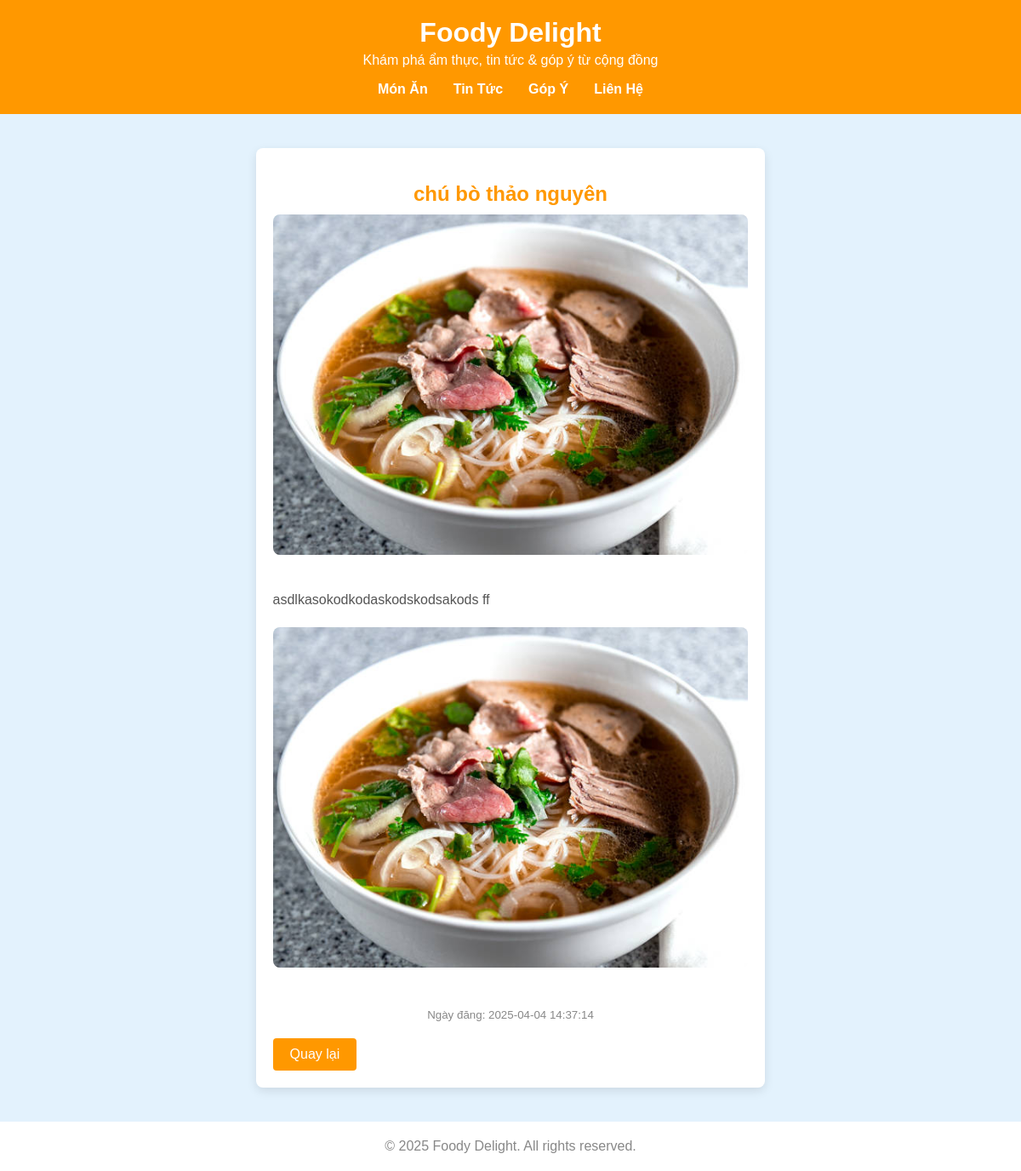
The page /ChiTietTinTuc.php?id=2 on the database its author committed.
### tables this page shows
CREATE TABLE `tintuc` (
  `Id` int NOT NULL,
  `Tieu_De` varchar(255) NOT NULL,
  `Noi_Dung` text NOT NULL,
  `Image` varchar(255) DEFAULT NULL,
  `Ngay_Dang` timestamp NULL DEFAULT CURRENT_TIMESTAMP
);

### ChiTietTinTuc.php (the view, shortened to what this page needs)
<?php
include 'config/db.php';
$id = isset($_GET['id']) ? (int)$_GET['id'] : 0;
$Stmt = $conn->prepare("SELECT * FROM tintuc WHERE Id = ?");
$Stmt->bind_param("i", $id);
$Stmt->execute();
$TinTuc = $Stmt->get_result()->fetch_assoc();
?>
<!DOCTYPE html>
<html lang="vi">
<head>
    <link rel="stylesheet" href="assets/style.css">
</head>
<body>
    <header>
        <h1>Foody Delight</h1>
        <p class="subtitle">Khám phá ẩm thực, tin tức & góp ý từ cộng đồng</p>
        <nav>
            <a href="Main.php#foods">Món Ăn</a>
            <a href="Main.php#news">Tin Tức</a>
            <a href="Main.php#contact">Góp Ý</a>
            <a href="Main.php#info">Liên Hệ</a>
        </nav>
    </header>
    <div class="section news">
        <div class="news-detail">
            <h2><?php echo htmlspecialchars($TinTuc['Tieu_De']); ?></h2>
            <img src="images/<?php echo htmlspecialchars($TinTuc['Image']); ?>" alt="Tin tức <?php echo htmlspecialchars($TinTuc['Tieu_De']); ?>">
            <?php
                echo $TinTuc['Noi_Dung'];
            ?>
            <small>Ngày đăng: <?php echo htmlspecialchars($TinTuc['Ngay_Dang']); ?></small>
            <a href="Main.php#news" class="back-btn">Quay lại</a>
        </div>
    </div>
    <footer>
        © 2025 Foody Delight. All rights reserved.
    </footer>
</body>
</html>

### ChiTietTinTuc.php (style rules this page uses)
html { scroll-behavior: smooth; }
body { font-family: Arial, sans-serif; margin: 0; }
header { background-color: #ff9800; color: white; padding: 20px; position: sticky; top: 0; z-index: 1000; }
nav { display: flex; justify-content: center; gap: 30px; margin-top: 10px; }
nav a { color: white; text-decoration: none; font-weight: bold; }
h1 { text-align: center; margin: 0; }
p.subtitle { text-align: center; margin-top: 5px; }
.section { padding: 40px 20px; display: flex; flex-direction: column; align-items: center; }
.news { background-color: #e3f2fd; }
.news-detail { max-width: 800px; background: white; padding: 20px; border-radius: 8px; box-shadow: 0 4px 12px rgba(0,0,0,0.1); }
.news-detail img { width: 100%; height: auto; max-height: 400px; object-fit: cover; border-radius: 8px; margin-bottom: 20px; }
.news-detail h2 { color: #ff9800; margin-bottom: 10px; text-align: center; }
.news-detail p { color: #555; line-height: 1.6; margin-bottom: 20px; }
.news-detail small { color: #888; display: block; text-align: center; margin-bottom: 20px; }
.back-btn { display: inline-block; padding: 10px 20px; background-color: #ff9800; color: white; text-decoration: none; border-radius: 4px; text-align: center; }
footer { text-align: center; padding: 20px; color: #888; }

### rows shown on the page
tintuc: Tieu_De "chú bò thảo nguyên", Image (picture), Noi_Dung "asdlkasokodkodaskodskodsakods ff", Noi_Dung (picture), Ngay_Dang "2025-04-04 14:37:14"
